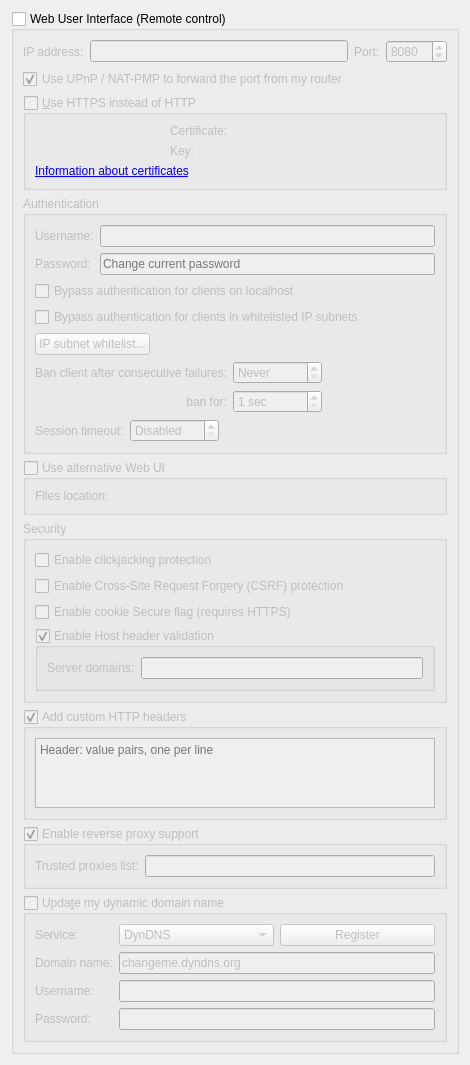
          <widget class="QWidget" name="scrollAreaWidgetContents_7">
           <property name="geometry">
            <rect>
             <x>0</x>
             <y>0</y>
             <width>470</width>
             <height>903</height>
            </rect>
           </property>
           <layout class="QVBoxLayout" name="verticalLayout_23">
            <item>
             <widget class="QGroupBox" name="checkWebUi">
              <property name="title">
               <string>Web User Interface (Remote control)</string>
              </property>
              <property name="checkable">
               <bool>true</bool>
              </property>
              <property name="checked">
               <bool>false</bool>
              </property>
              <layout class="QVBoxLayout" name="verticalLayout_2">
               <item>
                <layout class="QHBoxLayout" name="horizontalLayout_2">
                 <item>
                  <widget class="QLabel" name="lblWebUiAddress">
                   <property name="text">
                    <string>IP address:</string>
                   </property>
                  </widget>
                 </item>
                 <item>
                  <widget class="QLineEdit" name="textWebUiAddress">
                   <property name="toolTip">
                    <string>IP address that the Web UI will bind to.
Specify an IPv4 or IPv6 address. You can specify &quot;0.0.0.0&quot; for any IPv4 address,
&quot;::&quot; for any IPv6 address, or &quot;*&quot; for both IPv4 and IPv6.</string>
                   </property>
                  </widget>
                 </item>
                 <item>
                  <widget class="QLabel" name="lblWebUiPort">
                   <property name="text">
                    <string>Port:</string>
                   </property>
                  </widget>
                 </item>
                 <item>
                  <widget class="QSpinBox" name="spinWebUiPort">
                   <property name="minimum">
                    <number>1</number>
                   </property>
                   <property name="maximum">
                    <number>65535</number>
                   </property>
                   <property name="value">
                    <number>8080</number>
                   </property>
                  </widget>
                 </item>
                </layout>
               </item>
               <item>
                <widget class="QCheckBox" name="checkWebUIUPnP">
                 <property name="text">
                  <string>Use UPnP / NAT-PMP to forward the port from my router</string>
                 </property>
                 <property name="checked">
                  <bool>true</bool>
                 </property>
                </widget>
               </item>
               <item>
                <widget class="QGroupBox" name="checkWebUiHttps">
                 <property name="title">
                  <string>&amp;Use HTTPS instead of HTTP</string>
                 </property>
                 <property name="checkable">
                  <bool>true</bool>
                 </property>
                 <property name="checked">
                  <bool>false</bool>
                 </property>
                 <layout class="QGridLayout" name="gridLayout_11">
                  <item row="1" column="1">
                   <widget class="QLabel" name="lblWebUiKey">
                    <property name="text">
                     <string>Key:</string>
                    </property>
                   </widget>
                  </item>
                  <item row="0" column="1">
                   <widget class="QLabel" name="lblWebUiCrt">
                    <property name="text">
                     <string>Certificate:</string>
                    </property>
                   </widget>
                  </item>
                  <item row="0" column="0">
                   <widget class="QLabel" name="lblSslCertStatus"/>
                  </item>
                  <item row="1" column="0">
                   <widget class="QLabel" name="lblSslKeyStatus"/>
                  </item>
                  <item row="2" column="0" colspan="3">
                   <widget class="QLabel" name="lblWebUIInfo">
                    <property name="text">
                     <string>&lt;a href=https://httpd.apache.org/docs/current/ssl/ssl_faq.html#aboutcerts&gt;Information about certificates&lt;/a&gt;</string>
                    </property>
                    <property name="openExternalLinks">
                     <bool>true</bool>
                    </property>
                   </widget>
                  </item>
                  <item row="0" column="2">
                   <widget class="FileSystemPathLineEdit" name="textWebUIHttpsCert" native="true"/>
                  </item>
                  <item row="1" column="2">
                   <widget class="FileSystemPathLineEdit" name="textWebUIHttpsKey" native="true"/>
                  </item>
                 </layout>
                </widget>
               </item>
               <item>
                <widget class="QGroupBox" name="groupWebUiAuth">
                 <property name="title">
                  <string>Authentication</string>
                 </property>
                 <layout class="QVBoxLayout" name="verticalLayout_35">
                  <item>
                   <layout class="QGridLayout" name="gridLayout_8">
                    <item row="0" column="0">
                     <widget class="QLabel" name="lblWebUiUsername">
                      <property name="text">
                       <string>Username:</string>
                      </property>
                     </widget>
                    </item>
                    <item row="0" column="1">
                     <widget class="QLineEdit" name="textWebUiUsername"/>
                    </item>
                    <item row="1" column="0">
                     <widget class="QLabel" name="lblWebUiPassword">
                      <property name="text">
                       <string>Password:</string>
                      </property>
                     </widget>
                    </item>
                    <item row="1" column="1">
                     <widget class="QLineEdit" name="textWebUiPassword">
                      <property name="echoMode">
                       <enum>QLineEdit::Password</enum>
                      </property>
                      <property name="placeholderText">
                       <string>Change current password</string>
                      </property>
                     </widget>
                    </item>
                   </layout>
                  </item>
                  <item>
                   <widget class="QCheckBox" name="checkBypassLocalAuth">
                    <property name="text">
                     <string>Bypass authentication for clients on localhost</string>
                    </property>
                   </widget>
                  </item>
                  <item>
                   <widget class="QCheckBox" name="checkBypassAuthSubnetWhitelist">
                    <property name="text">
                     <string>Bypass authentication for clients in whitelisted IP subnets</string>
                    </property>
                   </widget>
                  </item>
                  <item>
                   <widget class="QPushButton" name="IPSubnetWhitelistButton">
                    <property name="sizePolicy">
                     <sizepolicy hsizetype="Fixed" vsizetype="Fixed">
                      <horstretch>0</horstretch>
                      <verstretch>0</verstretch>
                     </sizepolicy>
                    </property>
                    <property name="text">
                     <string>IP subnet whitelist...</string>
                    </property>
                   </widget>
                  </item>
                  <item>
                   <layout class="QGridLayout" name="gridLayout_10">
                    <item row="0" column="0">
                     <widget class="QLabel" name="lblBanCounter">
                      <property name="text">
                       <string>Ban client after consecutive failures:</string>
                      </property>
                     </widget>
                    </item>
                    <item row="0" column="2">
                     <spacer name="horizontalSpacer_15">
                      <property name="orientation">
                       <enum>Qt::Horizontal</enum>
                      </property>
                      <property name="sizeHint" stdset="0">
                       <size>
                        <width>40</width>
                        <height>20</height>
                       </size>
                      </property>
                     </spacer>
                    </item>
                    <item row="0" column="1">
                     <widget class="QSpinBox" name="spinBanCounter">
                      <property name="specialValueText">
                       <string>Never</string>
                      </property>
                      <property name="maximum">
                       <number>2147483647</number>
                      </property>
                     </widget>
                    </item>
                    <item row="1" column="0">
                     <widget class="QLabel" name="lblBanDuration">
                      <property name="text">
                       <string>ban for:</string>
                      </property>
                      <property name="alignment">
                       <set>Qt::AlignRight|Qt::AlignTrailing|Qt::AlignVCenter</set>
                      </property>
                     </widget>
                    </item>
                    <item row="1" column="1">
                     <widget class="QSpinBox" name="spinBanDuration">
                      <property name="suffix">
                       <string> sec</string>
                      </property>
                      <property name="minimum">
                       <number>1</number>
                      </property>
                      <property name="maximum">
                       <number>2147483647</number>
                      </property>
                     </widget>
                    </item>
                   </layout>
                  </item>
                  <item>
                   <layout class="QHBoxLayout" name="horizontalLayout_13">
                    <item>
                     <widget class="QLabel" name="lblSessionTimeout">
                      <property name="text">
                       <string>Session timeout:</string>
                      </property>
                     </widget>
                    </item>
                    <item>
                     <widget class="QSpinBox" name="spinSessionTimeout">
                      <property name="specialValueText">
                       <string>Disabled</string>
                      </property>
                      <property name="suffix">
                       <string> sec</string>
                      </property>
                      <property name="maximum">
                       <number>2147483647</number>
                      </property>
                     </widget>
                    </item>
                    <item>
                     <spacer name="horizontalSpacer_11">
                      <property name="orientation">
                       <enum>Qt::Horizontal</enum>
                      </property>
                      <property name="sizeHint" stdset="0">
                       <size>
                        <width>40</width>
                        <height>20</height>
                       </size>
                      </property>
                     </spacer>
                    </item>
                   </layout>
                  </item>
                 </layout>
                </widget>
               </item>
               <item>
                <widget class="QGroupBox" name="groupAltWebUI">
                 <property name="title">
                  <string>Use alternative Web UI</string>
                 </property>
                 <property name="checkable">
                  <bool>true</bool>
                 </property>
                 <property name="checked">
                  <bool>false</bool>
                 </property>
                 <layout class="QHBoxLayout" name="horizontalLayout_5">
                  <item>
                   <widget class="QLabel" name="labelWebUIRootFolder">
                    <property name="text">
                     <string>Files location:</string>
                    </property>
                   </widget>
                  </item>
                  <item>
                   <widget class="FileSystemPathLineEdit" name="textWebUIRootFolder" native="true"/>
                  </item>
                 </layout>
                </widget>
               </item>
               <item>
                <widget class="QGroupBox" name="groupBox_3">
                 <property name="title">
                  <string>Security</string>
                 </property>
                 <layout class="QVBoxLayout" name="verticalLayout_33">
                  <item>
                   <widget class="QCheckBox" name="checkClickjacking">
                    <property name="text">
                     <string>Enable clickjacking protection</string>
                    </property>
                   </widget>
                  </item>
                  <item>
                   <widget class="QCheckBox" name="checkCSRFProtection">
                    <property name="text">
                     <string>Enable Cross-Site Request Forgery (CSRF) protection</string>
                    </property>
                   </widget>
                  </item>
                  <item>
                   <widget class="QCheckBox" name="checkSecureCookie">
                    <property name="text">
                     <string>Enable cookie Secure flag (requires HTTPS)</string>
                    </property>
                   </widget>
                  </item>
                  <item>
                   <widget class="QGroupBox" name="groupHostHeaderValidation">
                    <property name="title">
                     <string>Enable Host header validation</string>
                    </property>
                    <property name="checkable">
                     <bool>true</bool>
                    </property>
                    <layout class="QVBoxLayout" name="verticalLayout_32">
                     <item>
                      <layout class="QHBoxLayout" name="horizontalLayout_10">
                       <item>
                        <widget class="QLabel" name="labelServerDomains">
                         <property name="text">
                          <string>Server domains:</string>
                         </property>
                        </widget>
                       </item>
                       <item>
                        <widget class="QLineEdit" name="textServerDomains">
                         <property name="toolTip">
                          <string>Whitelist for filtering HTTP Host header values.
In order to defend against DNS rebinding attack,
you should put in domain names used by WebUI server.

Use ';' to split multiple entries. Can use wildcard '*'.</string>
                         </property>
                        </widget>
                       </item>
                      </layout>
                     </item>
                    </layout>
                   </widget>
                  </item>
                 </layout>
                </widget>
               </item>
               <item>
                <widget class="QGroupBox" name="groupWebUIAddCustomHTTPHeaders">
                 <property name="title">
                  <string>Add custom HTTP headers</string>
                 </property>
                 <property name="checkable">
                  <bool>true</bool>
                 </property>
                 <layout class="QVBoxLayout" name="verticalLayout_8">
                  <item>
                   <widget class="QPlainTextEdit" name="textWebUICustomHTTPHeaders">
                    <property name="lineWrapMode">
                     <enum>QPlainTextEdit::NoWrap</enum>
                    </property>
                    <property name="placeholderText">
                     <string>Header: value pairs, one per line</string>
                    </property>
                   </widget>
                  </item>
                 </layout>
                </widget>
               </item>
               <item>
                <widget class="QGroupBox" name="groupEnableReverseProxySupport">
                 <property name="title">
                  <string>Enable reverse proxy support</string>
                 </property>
                 <property name="checkable">
                  <bool>true</bool>
                 </property>
                 <layout class="QVBoxLayout" name="verticalLayout_331">
                  <item>
                   <layout class="QHBoxLayout" name="horizontalLayout_131">
                    <item>
                     <widget class="QLabel" name="lblReverseProxiesList">
                      <property name="text">
                       <string>Trusted proxies list:</string>
                      </property>
                     </widget>
                    </item>
                    <item>
                     <widget class="QLineEdit" name="textTrustedReverseProxiesList">
                      <property name="toolTip">
                       <string>Specify reverse proxy IPs in order to use forwarded client address (X-Forwarded-For attribute), use ';' to split multiple entries.</string>
                      </property>
                     </widget>
                    </item>
                   </layout>
                  </item>
                 </layout>
                </widget>
               </item>
               <item>
                <widget class="QGroupBox" name="checkDynDNS">
                 <property name="title">
                  <string>Upda&amp;te my dynamic domain name</string>
                 </property>
                 <property name="checkable">
                  <bool>true</bool>
                 </property>
                 <property name="checked">
                  <bool>false</bool>
                 </property>
                 <layout class="QFormLayout" name="formLayout_5">
                  <item row="0" column="0">
                   <widget class="QLabel" name="label_19">
                    <property name="text">
                     <string>Service:</string>
                    </property>
                   </widget>
                  </item>
                  <item row="0" column="1">
                   <layout class="QHBoxLayout" name="horizontalLayout_3">
                    <item>
                     <widget class="QComboBox" name="comboDNSService">
                      <item>
                       <property name="text">
                        <string notr="true">DynDNS</string>
                       </property>
                      </item>
                      <item>
                       <property name="text">
                        <string notr="true">No-IP</string>
                       </property>
                      </item>
                     </widget>
                    </item>
                    <item>
                     <widget class="QPushButton" name="registerDNSBtn">
                      <property name="text">
                       <string>Register</string>
                      </property>
                     </widget>
                    </item>
                   </layout>
                  </item>
                  <item row="1" column="0">
                   <widget class="QLabel" name="label_20">
                    <property name="text">
                     <string>Domain name:</string>
                    </property>
                   </widget>
                  </item>
                  <item row="1" column="1">
                   <widget class="QLineEdit" name="domainNameTxt">
                    <property name="text">
                     <string notr="true">changeme.dyndns.org</string>
                    </property>
                   </widget>
                  </item>
                  <item row="2" column="0">
                   <widget class="QLabel" name="label_21">
                    <property name="text">
                     <string>Username:</string>
                    </property>
                   </widget>
                  </item>
                  <item row="2" column="1">
                   <widget class="QLineEdit" name="DNSUsernameTxt"/>
                  </item>
                  <item row="3" column="0">
                   <widget class="QLabel" name="label_22">
                    <property name="text">
                     <string>Password:</string>
                    </property>
                   </widget>
                  </item>
                  <item row="3" column="1">
                   <widget class="QLineEdit" name="DNSPasswordTxt">
                    <property name="echoMode">
                     <enum>QLineEdit::Password</enum>
                    </property>
                   </widget>
                  </item>
                 </layout>
                </widget>
               </item>
              </layout>
             </widget>
            </item>
            <item>
             <spacer name="verticalSpacer">
              <property name="orientation">
               <enum>Qt::Vertical</enum>
              </property>
              <property name="sizeHint" stdset="0">
               <size>
                <width>20</width>
                <height>40</height>
               </size>
              </property>
             </spacer>
            </item>
           </layout>
          </widget>
